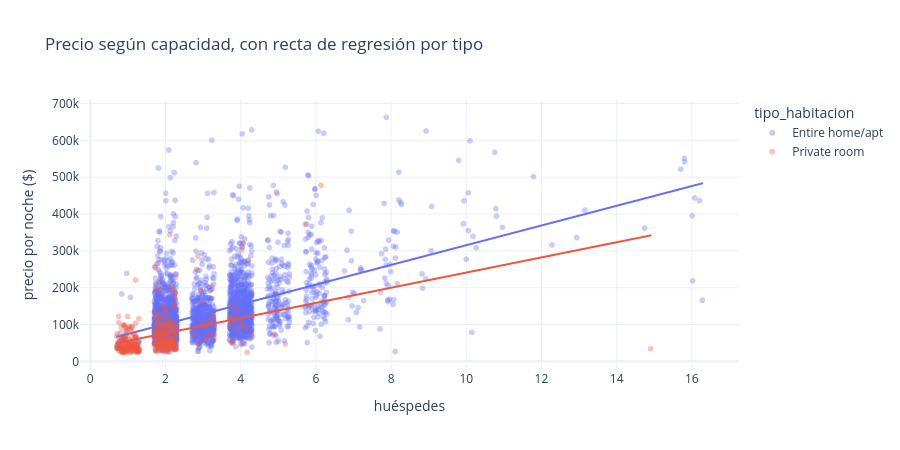

This figure's notebook cell:
### Markdown cell above
Prueben: pasar el mouse por un punto, seleccionar un rectángulo para hacer zoom, doble clic
para volver, clic en un tipo de la leyenda para ocultarlo, doble clic para dejarlo solo.

La variable `capacidad` es discreta y los puntos se apilan en columnas. Para ver la tendencia
podemos agregar una línea de regresión por grupo (`trendline` usa `statsmodels`) y un
*jitter* manual en x:

### Code cell
m = muestra.query("tipo_habitacion in ['Entire home/apt', 'Private room']").copy()
m["capacidad_j"] = m.capacidad + np.random.default_rng(SEMILLA).uniform(-0.3, 0.3, len(m))

px.scatter(m, x="capacidad_j", y="precio_ars", color="tipo_habitacion",
           trendline="ols", opacity=0.35,
           labels={"capacidad_j": "huéspedes", "precio_ars": "precio por noche ($)"},
           title="Precio según capacidad, con recta de regresión por tipo")

### Figure 1 — Plotly figure (JSON) as saved in the notebook; plotly's stock layout.template omitted (floating-point values rounded to 4 significant figures; data arrays with more than 128 entries replaced by an {"elided": "..."} marker saying what was removed)
{"data": [{"hovertemplate": "tipo_habitacion=Entire home/apt<br>huéspedes=%{x}<br>precio por noche ($)=%{y}<extra></extra>", "legendgroup": "Entire home/apt", "marker": {"color": "#636efa", "opacity": 0.35, "symbol": "circle"}, "mode": "markers", "name": "Entire home/apt", "showlegend": true, "type": "scattergl", "x": {"elided": "3624 float values"}, "xaxis": "x", "y": {"elided": "3624 float values"}, "yaxis": "y"}, {"hovertemplate": "<b>OLS trendline</b><br>precio_ars = 26764.6 * capacidad_j + 47657.4<br>R<sup>2</sup>=0.277304<br><br>tipo_habitacion=Entire home/apt<br>huéspedes=%{x}<br>precio por noche ($)=%{y} <b>(trend)</b><extra></extra>", "legendgroup": "Entire home/apt", "marker": {"color": "#636efa", "symbol": "circle"}, "mode": "lines", "name": "Entire home/apt", "showlegend": false, "type": "scattergl", "x": {"elided": "3624 float values"}, "xaxis": "x", "y": {"elided": "3624 float values"}, "yaxis": "y"}, {"hovertemplate": "tipo_habitacion=Private room<br>huéspedes=%{x}<br>precio por noche ($)=%{y}<extra></extra>", "legendgroup": "Private room", "marker": {"color": "#EF553B", "opacity": 0.35, "symbol": "circle"}, "mode": "markers", "name": "Private room", "showlegend": true, "type": "scattergl", "x": {"elided": "343 float values"}, "xaxis": "x", "y": {"elided": "343 float values"}, "yaxis": "y"}, {"hovertemplate": "<b>OLS trendline</b><br>precio_ars = 20585.7 * capacidad_j + 35130.8<br>R<sup>2</sup>=0.147206<br><br>tipo_habitacion=Private room<br>huéspedes=%{x}<br>precio por noche ($)=%{y} <b>(trend)</b><extra></extra>", "legendgroup": "Private room", "marker": {"color": "#EF553B", "symbol": "circle"}, "mode": "lines", "name": "Private room", "showlegend": false, "type": "scattergl", "x": {"elided": "343 float values"}, "xaxis": "x", "y": {"elided": "343 float values"}, "yaxis": "y"}], "layout": {"height": 450, "legend": {"title": {"text": "tipo_habitacion"}, "tracegroupgap": 0}, "title": {"text": "Precio según capacidad, con recta de regresión por tipo"}, "xaxis": {"anchor": "y", "domain": [0, 1], "title": {"text": "huéspedes"}}, "yaxis": {"anchor": "x", "domain": [0, 1], "title": {"text": "precio por noche ($)"}}}}
